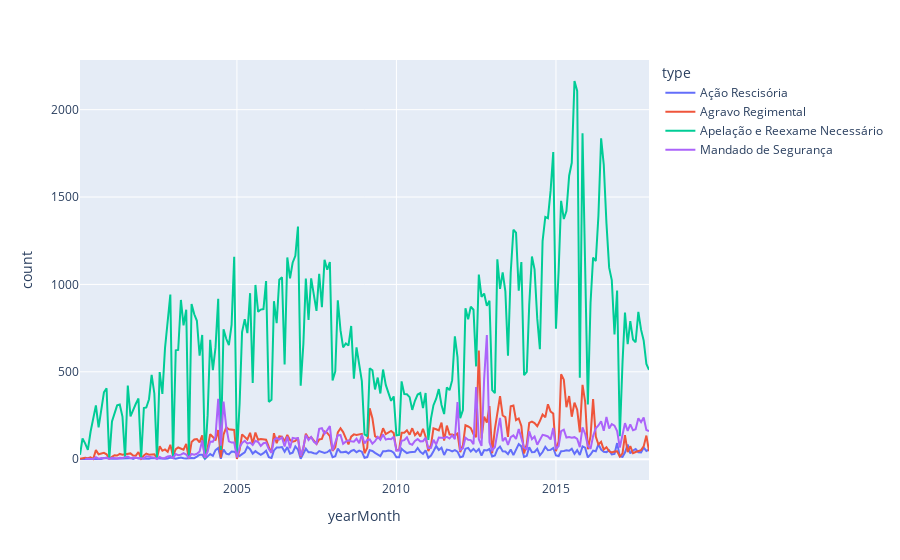

The notebook cell saved with this chart:
### Code cell
import plotly.express as px
fig = px.line(dfAPAG.reset_index(), x='yearMonth', y='count', color='type')
fig.show()

### Figure 1 — Plotly figure (JSON) as saved in the notebook; plotly's stock layout.template omitted (floating-point values rounded to 4 significant figures; data arrays with more than 128 entries replaced by an {"elided": "..."} marker saying what was removed)
{"data": [{"hovertemplate": "type=Ação Rescisória<br>yearMonth=%{x}<br>count=%{y}<extra></extra>", "legendgroup": "Ação Rescisória", "line": {"color": "#636efa", "dash": "solid"}, "mode": "lines", "name": "Ação Rescisória", "showlegend": true, "type": "scatter", "x": {"elided": "205 str values"}, "xaxis": "x", "y": {"elided": "205 int values"}, "yaxis": "y"}, {"hovertemplate": "type=Agravo Regimental<br>yearMonth=%{x}<br>count=%{y}<extra></extra>", "legendgroup": "Agravo Regimental", "line": {"color": "#EF553B", "dash": "solid"}, "mode": "lines", "name": "Agravo Regimental", "showlegend": true, "type": "scatter", "x": {"elided": "214 str values"}, "xaxis": "x", "y": {"elided": "214 int values"}, "yaxis": "y"}, {"hovertemplate": "type=Apelação e Reexame Necessário<br>yearMonth=%{x}<br>count=%{y}<extra></extra>", "legendgroup": "Apelação e Reexame Necessário", "line": {"color": "#00cc96", "dash": "solid"}, "mode": "lines", "name": "Apelação e Reexame Necessário", "showlegend": true, "type": "scatter", "x": {"elided": "214 str values"}, "xaxis": "x", "y": {"elided": "214 int values"}, "yaxis": "y"}, {"hovertemplate": "type=Mandado de Segurança<br>yearMonth=%{x}<br>count=%{y}<extra></extra>", "legendgroup": "Mandado de Segurança", "line": {"color": "#ab63fa", "dash": "solid"}, "mode": "lines", "name": "Mandado de Segurança", "showlegend": true, "type": "scatter", "x": {"elided": "211 str values"}, "xaxis": "x", "y": {"elided": "211 int values"}, "yaxis": "y"}], "layout": {"legend": {"title": {"text": "type"}, "tracegroupgap": 0}, "margin": {"t": 60}, "xaxis": {"anchor": "y", "domain": [0, 1], "title": {"text": "yearMonth"}}, "yaxis": {"anchor": "x", "domain": [0, 1], "title": {"text": "count"}}}}
